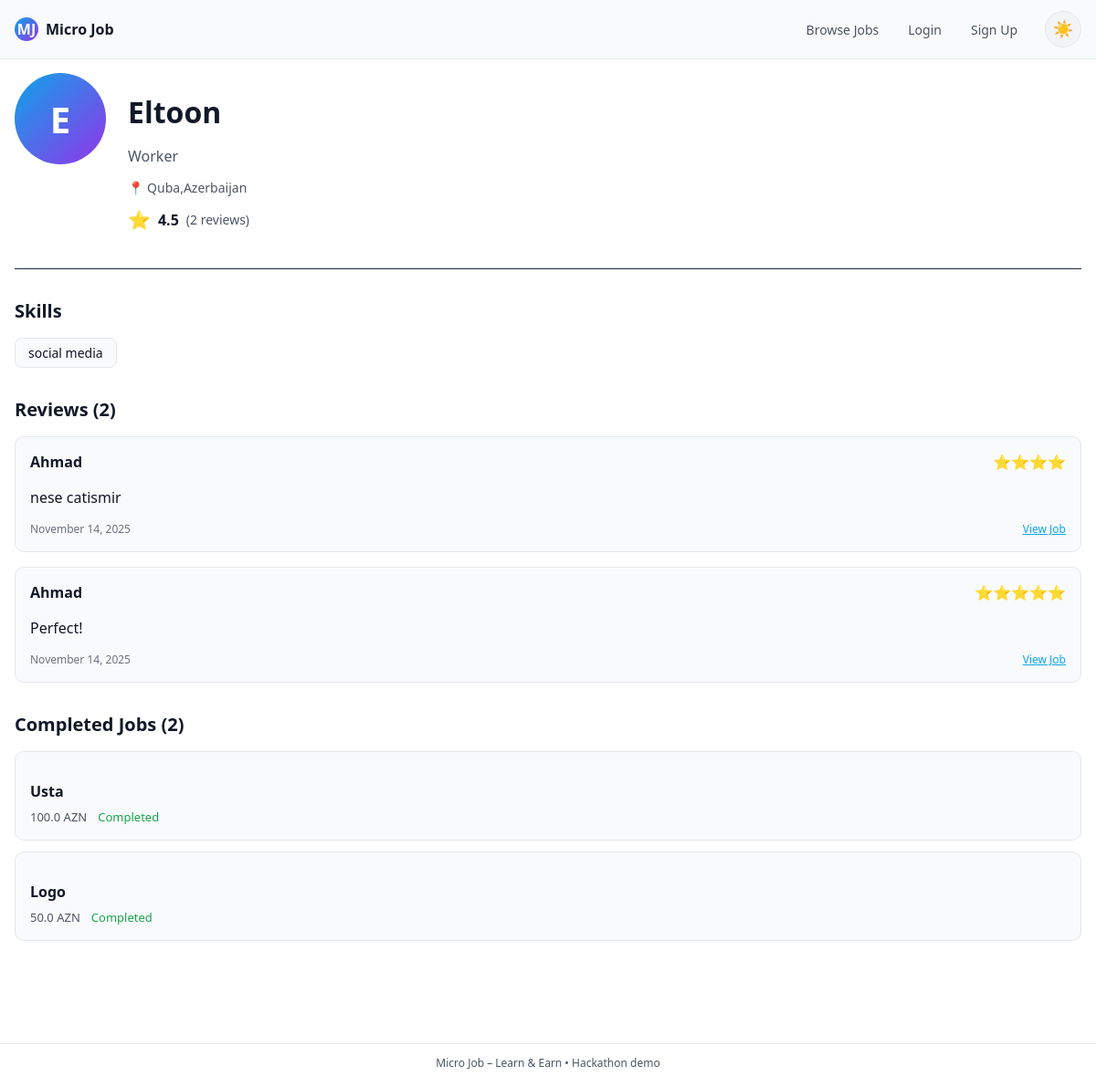
/profile/4, run on an earlier commit of the app's database.
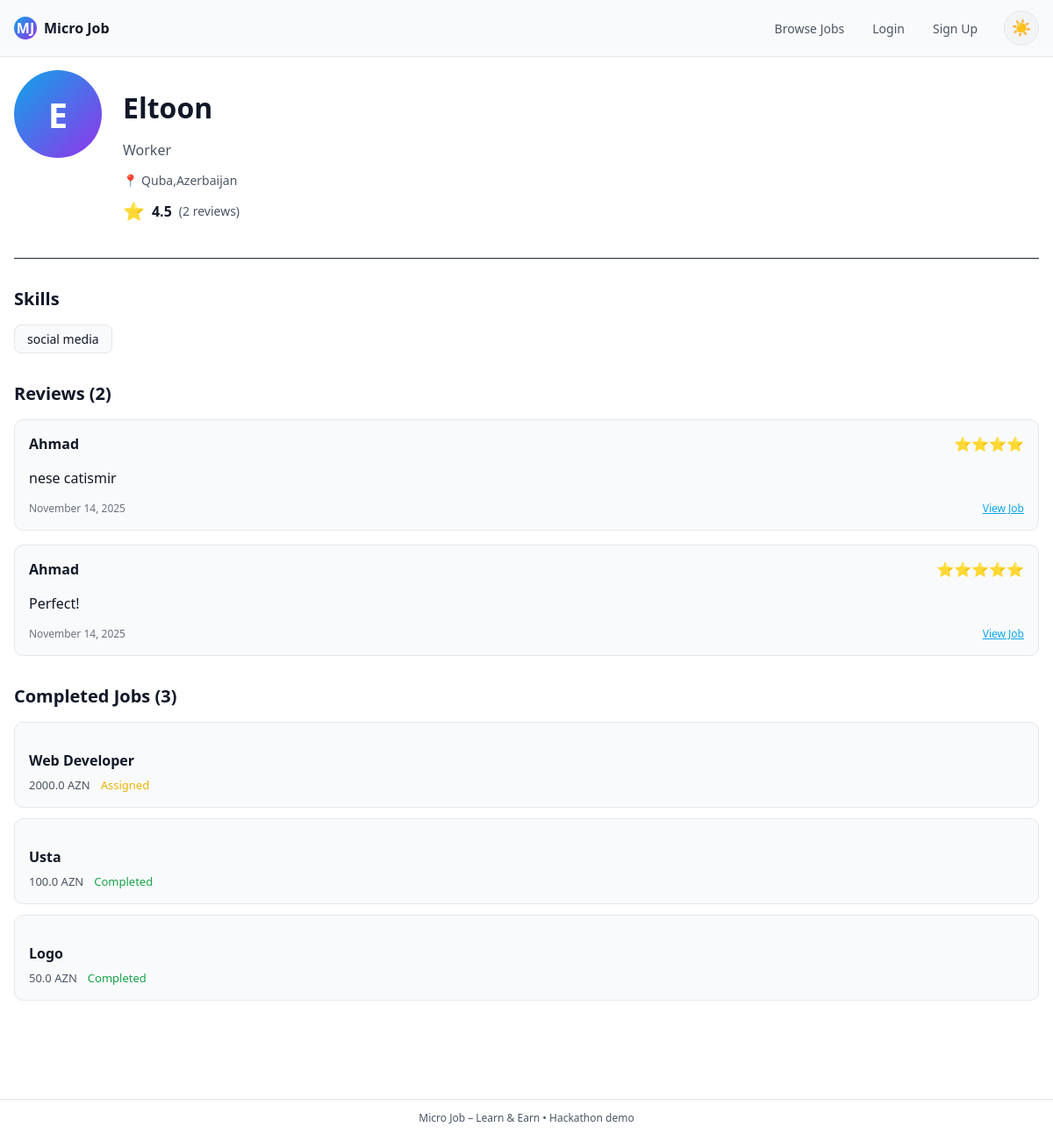
And on a later commit of the database.
### app.py (models this page shows)
class User(db.Model):
    id = db.Column(db.Integer, primary_key=True)
    name = db.Column(db.String(120), nullable=False)
    email = db.Column(db.String(120), unique=True, nullable=False)
    password_hash = db.Column(db.String(200), nullable=False)
    role = db.Column(db.String(20), nullable=False)
    skills = db.Column(db.String(200))
    bio = db.Column(db.Text)
    avatar = db.Column(db.String(200))
    location = db.Column(db.String(100))
    created_at = db.Column(db.DateTime, default=datetime.utcnow)
    tasks_posted = db.relationship('Task', backref='employer', foreign_keys='Task.employer_id')
    tasks_taken  = db.relationship('Task', backref='worker', foreign_keys='Task.worker_id')
    bids = db.relationship('Bid', backref='worker', lazy=True)
    reviews_received = db.relationship('Review', backref='reviewee', foreign_keys='Review.reviewee_id')
    reviews_given = db.relationship('Review', backref='reviewer', foreign_keys='Review.reviewer_id')
    sent_messages = db.relationship('Message', backref='sender', foreign_keys='Message.sender_id')
    received_messages = db.relationship('Message', backref='receiver', foreign_keys='Message.receiver_id')
    def average_rating(self):
        if self.role != 'worker' or not self.reviews_received:
            return 0.0
        ratings = [r.rating for r in self.reviews_received if r.rating]
        return sum(ratings) / len(ratings) if ratings else 0.0
    def total_reviews(self):
        return len(self.reviews_received) if self.reviews_received else 0

class Review(db.Model):
    id = db.Column(db.Integer, primary_key=True)
    task_id = db.Column(db.Integer, db.ForeignKey('task.id'), nullable=False)
    reviewer_id = db.Column(db.Integer, db.ForeignKey('user.id'), nullable=False)
    reviewee_id = db.Column(db.Integer, db.ForeignKey('user.id'), nullable=False)
    rating = db.Column(db.Integer, nullable=False)
    comment = db.Column(db.Text)
    created_at = db.Column(db.DateTime, default=datetime.utcnow)

class Task(db.Model):
    id = db.Column(db.Integer, primary_key=True)
    title = db.Column(db.String(200), nullable=False)
    description = db.Column(db.Text, nullable=False)
    budget_azn = db.Column(db.Float, nullable=False)
    category = db.Column(db.String(120))
    mode = db.Column(db.String(20))
    status = db.Column(db.String(20), default='open')
    created_at = db.Column(db.DateTime, default=datetime.utcnow)
    required_skill = db.Column(db.String(120))
    difficulty = db.Column(db.String(20))
    employer_id = db.Column(db.Integer, db.ForeignKey('user.id'))
    worker_id   = db.Column(db.Integer, db.ForeignKey('user.id'))
    accepted_bid_id = db.Column(db.Integer, db.ForeignKey('bid.id'), nullable=True)
    bids = db.relationship('Bid', primaryjoin='Task.id == Bid.task_id', backref='task', lazy=True, cascade='all, delete-orphan')
    accepted_bid = db.relationship('Bid', foreign_keys=[accepted_bid_id], uselist=False, post_update=True)
    reviews = db.relationship('Review', backref='task', lazy=True)

### app.py (the view)
@app.route('/profile/<int:user_id>')
def profile(user_id):
    profile_user = User.query.get_or_404(user_id)
    user = current_user()
    if profile_user.role == 'employer':
        tasks = Task.query.filter_by(employer_id=user_id).order_by(Task.created_at.desc()).limit(10).all()
    else:
        tasks = Task.query.filter_by(worker_id=user_id).order_by(Task.created_at.desc()).limit(10).all()
    reviews = Review.query.filter_by(reviewee_id=user_id).order_by(Review.created_at.desc()).all()
    return render_template('profile.html', profile_user=profile_user, user=user, tasks=tasks, reviews=reviews)

### app.py (called while the page is built)
def current_user():
    if 'user_id' in session:
        return User.query.get(session['user_id'])
    return None

### templates/profile.html (shortened to what this page needs)
{% extends "base.html" %}
{% block content %}
<div class="profile-header">
  <div class="profile-avatar">
    <div class="avatar-circle">{{ profile_user.name[0].upper() }}</div>
  </div>
  <div class="profile-info">
    <h1>{{ profile_user.name }}</h1>
    <p class="profile-role">{{ profile_user.role|title }}</p>
    {% if profile_user.location %}
      <p class="profile-location">📍 {{ profile_user.location }}</p>
    {% endif %}
    {% if profile_user.role == 'worker' %}
      <div class="profile-rating">
        <span class="rating-stars">⭐</span>
        <strong>{{ "%.1f"|format(profile_user.average_rating()) }}</strong>
        <span class="rating-count">({{ profile_user.total_reviews() }} reviews)</span>
      </div>
    {% endif %}
  </div>
</div>
{% if profile_user.skills %}
<div class="profile-section">
  <h2>Skills</h2>
  <div class="skills-list">
    {% for skill in profile_user.skills.split(',') %}
      <span class="skill-tag">{{ skill.strip() }}</span>
    {% endfor %}
  </div>
</div>
{% endif %}
{% if reviews %}
<div class="profile-section">
  <h2>Reviews ({{ reviews|length }})</h2>
  <div class="reviews-list">
    {% for review in reviews %}
      <div class="review-card">
        <div class="review-header">
          <a href="{{ url_for('profile', user_id=review.reviewer_id) }}">
            <strong>{{ review.reviewer.name }}</strong>
          </a>
          <div class="review-rating">
            {% for i in range(review.rating) %}⭐{% endfor %}
          </div>
        </div>
        {% if review.comment %}
          <p class="review-comment">{{ review.comment }}</p>
        {% endif %}
        <div class="review-meta">
          <span>{{ review.created_at.strftime('%B %d, %Y') if review.created_at else 'Recently' }}</span>
          {% if review.task %}
            <a href="{{ url_for('task_detail', task_id=review.task_id) }}" class="link">View Job</a>
          {% endif %}
        </div>
      </div>
    {% endfor %}
  </div>
</div>
{% endif %}
{% if tasks %}
<div class="profile-section">
  <h2>{{ 'Posted Jobs' if profile_user.role == 'employer' else 'Completed Jobs' }} ({{ tasks|length }})</h2>
  <div class="tasks-list">
    {% for t in tasks %}
      <a href="{{ url_for('task_detail', task_id=t.id) }}" class="task-card-small">
        <h3>{{ t.title }}</h3>
        <div class="task-meta-small">
          <span>{{ t.budget_azn }} AZN</span>
          <span class="status-{{ t.status }}">{{ t.status|title }}</span>
        </div>
      </a>
    {% endfor %}
  </div>
</div>
{% endif %}
{% endblock %}

What changed in the data, as far as the page shows it:
now on this page (row edited): Task: title "Web Developer", budget_azn "2000.0", status "Assigned"
Also different on the page:
{{ tasks|length }}: "2" → "3"
